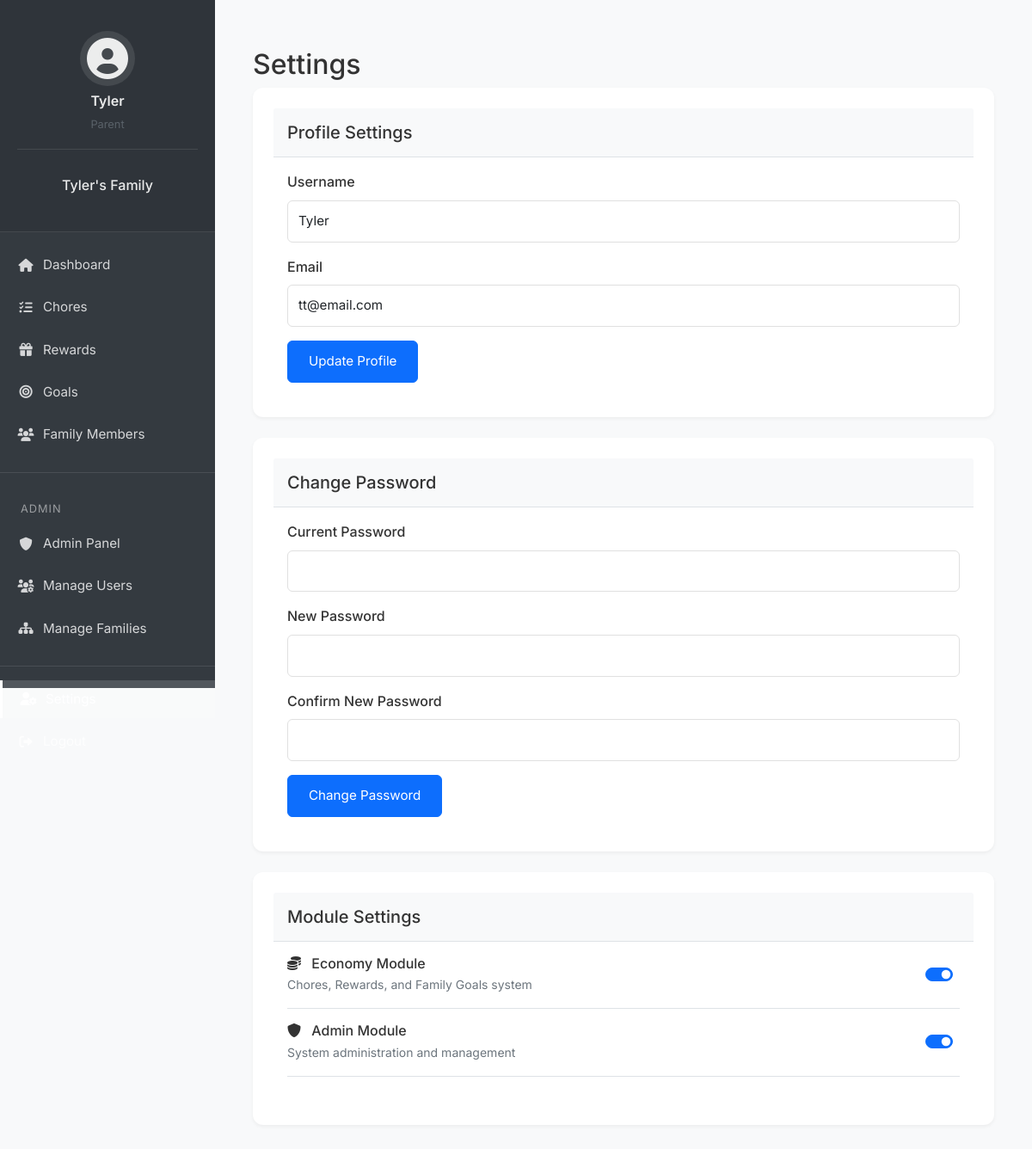
The page /settings/profile (signed in) on the database its author committed.
### flask_app/models/user.py (models this page shows, shortened)
class User(db.Model, UserMixin):
    __tablename__ = 'user'
    id = db.Column(db.Integer, primary_key=True)
    username = db.Column(db.String(64), unique=True, nullable=False)
    email = db.Column(db.String(120), unique=True, nullable=False)
    password_hash = db.Column(db.String(128), nullable=False)
    pin = db.Column(db.String(4))
    created_at = db.Column(db.DateTime, default=datetime.utcnow)
    is_superuser = db.Column(db.Boolean, default=False)
    is_parent = db.Column(db.Boolean, default=False)
    family_id = db.Column(db.Integer, db.ForeignKey('family.id'))
    parent_id = db.Column(db.Integer, db.ForeignKey('user.id'), nullable=True)
    children = db.relationship('User', backref=db.backref('parent', remote_side=[id]))
    coins = db.Column(db.Integer, default=0)
    family_points = db.Column(db.Integer, default=0)
    avatar = db.Column(db.String(50), default='fa-user-circle')
    assigned_chores = db.relationship('Chore',
                                    foreign_keys='Chore.assigned_to_id',
                                    back_populates='assigned_to',
                                    lazy=True)
    created_chores = db.relationship('Chore',
                                   foreign_keys='Chore.created_by_id',
                                   back_populates='created_by',
                                   lazy=True)
    created_goals = db.relationship('Goal', back_populates='created_by', lazy=True)
    created_goal_categories = db.relationship('GoalCategory', back_populates='created_by', lazy=True)

class Family(db.Model):
    __tablename__ = 'family'
    id = db.Column(db.Integer, primary_key=True)
    name = db.Column(db.String(100), nullable=False)
    family_code = db.Column(db.String(6), unique=True, nullable=False)
    created_at = db.Column(db.DateTime, default=datetime.utcnow)
    members = db.relationship('User', backref='family', lazy=True)
    chores = db.relationship('Chore', backref='family', lazy=True)
    module_settings = db.relationship('ModuleSettings', back_populates='family', lazy=True)
    goals = db.relationship('Goal', back_populates='family', lazy=True)
    goal_categories = db.relationship('GoalCategory', back_populates='family', lazy=True)

### flask_app/controllers/settings.py (the view, shortened to what this page needs)
@settings_bp.route('/profile', methods=['GET', 'POST'])
@login_required
def profile():
    profile_form = UpdateProfileForm()
    password_form = ChangePasswordForm()
    try:
        default_modules = {
            'economy': {
                'name': 'Economy Module',
                'description': 'Chores, Rewards, and Family Goals system',
                'icon': 'fa-coins'
            }
        }
        if current_user.is_superuser:
            default_modules['admin'] = {
                'name': 'Admin Module',
                'description': 'System administration and management',
                'icon': 'fa-shield-alt'
            }
        module_settings = {}
        if current_user.family:
            settings = ModuleSettings.query.filter_by(family_id=current_user.family_id).all()
            module_settings = {
                setting.module_name: setting.is_enabled
                for setting in settings
            }
        modules = {
            name: {
                **info,
                'is_enabled': module_settings.get(name, True)
            }
            for name, info in default_modules.items()
        }
    except Exception as e:
        logger.error("Unexpected error in profile settings",
                    exc_info=True,
                    extra={"user_id": current_user.id})
        flash('An unexpected error occurred.', 'danger')
    if request.method == 'GET':
        profile_form.username.data = current_user.username
        profile_form.email.data = current_user.email
    return render_template('settings/profile.html',
                         profile_form=profile_form,
                         password_form=password_form,
                         modules=modules)

### flask_app/templates/settings/profile.html (shortened to what this page needs)
{% extends "base.html" %}
{% block authenticated_content %}
<div class="container py-4">
    <h2>Settings</h2>
    <div class="card mb-4">
        <div class="card-header">
            <h5 class="mb-0">Profile Settings</h5>
        </div>
        <div class="card-body">
            <form method="POST" action="">
                <div class="mb-3">
                    {{ profile_form.username.label(class="form-label") }}
                    {{ profile_form.username(class="form-control") }}
                </div>
                <div class="mb-3">
                    {{ profile_form.email.label(class="form-label") }}
                    {{ profile_form.email(class="form-control") }}
                </div>
                {{ profile_form.submit_profile(class="btn btn-primary") }}
            </form>
        </div>
    </div>
    <div class="card mb-4">
        <div class="card-header">
            <h5 class="mb-0">Change Password</h5>
        </div>
        <div class="card-body">
            <form method="POST" action="">
                <div class="mb-3">
                    {{ password_form.current_password.label(class="form-label") }}
                    {{ password_form.current_password(class="form-control") }}
                </div>
                <div class="mb-3">
                    {{ password_form.new_password.label(class="form-label") }}
                    {{ password_form.new_password(class="form-control") }}
                </div>
                <div class="mb-3">
                    {{ password_form.confirm_password.label(class="form-label") }}
                    {{ password_form.confirm_password(class="form-control") }}
                </div>
                {{ password_form.submit_password(class="btn btn-primary") }}
            </form>
        </div>
    </div>
    {% if current_user.is_parent %}
    <div class="card">
        <div class="card-header">
            <h5 class="mb-0">Module Settings</h5>
        </div>
        <div class="card-body">
            {% for module_id, module in modules.items() %}
            <div class="d-flex align-items-center justify-content-between mb-3 pb-3 border-bottom">
                <div>
                    <h6 class="mb-1">
                        <i class="fas {{ module.icon }} me-2"></i>
                        {{ module.name }}
                    </h6>
                    <p class="text-muted small mb-0">{{ module.description }}</p>
                </div>
                <div class="form-check form-switch">
                    <input class="form-check-input module-toggle"
                           type="checkbox"
                           id="module_{{ module_id }}"
                           data-module="{{ module_id }}"
                           {% if module.is_enabled %}checked{% endif %}>
                </div>
            </div>
            {% endfor %}
        </div>
    </div>
    {% endif %}
</div>
{% endblock %}

### flask_app/templates/partials/_sidebar.html (shortened to what this page needs)
<nav class="sidebar">
    <div class="sidebar-header">
        <div class="user-profile text-center mb-4">
            {% if current_user.avatar.startswith('fa-') %}
                <i class="fas {{ current_user.avatar }} fa-3x mb-2"></i>
            {% else %}
                <img src="{{ url_for('static', filename='img/avatars/' + current_user.avatar) }}"
                     alt="{{ current_user.username }}'s avatar"
                     class="avatar-img mb-2">
            {% endif %}
            <div class="user-info">
                <h6 class="mb-1">{{ current_user.username }}</h6>
                <small class="text-muted">
                    {% if current_user.is_parent %}
                        Parent
                    {% else %}
                        Child
                        <div class="coins-display mt-1">
                            <i class="fas fa-coins fa-xs"></i>
                            <span class="coins-text">{{ current_user.coins }}</span>
                        </div>
                    {% endif %}
                </small>
            </div>
        </div>
        {% if current_user.family %}
        <div class="family-info text-center mb-3">
            <h5>{{ current_user.family.name }}</h5>
        </div>
        {% endif %}
    </div>
    <ul class="nav flex-column">
        <li class="nav-item">
            <a class="nav-link {% if request.endpoint == 'main.dashboard' %}active{% endif %}"
               href="{{ url_for('main.dashboard') }}">
                <i class="fas fa-home"></i>
                <span>Dashboard</span>
            </a>
        </li>
        {% if current_user.family and module_settings.get('economy', True) %}
            <li class="nav-item" data-module="economy">
                <a class="nav-link {% if request.endpoint.startswith('chores.') %}active{% endif %}"
                   href="{{ url_for('chores.list_chores') }}">
                    <i class="fas fa-tasks"></i>
                    <span>Chores</span>
                </a>
            </li>
            <li class="nav-item" data-module="economy">
                <a class="nav-link {% if request.endpoint.startswith('rewards.') %}active{% endif %}"
                   href="{{ url_for('rewards.list_rewards') }}">
                    <i class="fas fa-gift"></i>
                    <span>Rewards</span>
                </a>
            </li>
            <li class="nav-item" data-module="economy">
                <a class="nav-link {% if request.endpoint.startswith('goals.') %}active{% endif %}"
                   href="{{ url_for('goals.list_goals') }}">
                    <i class="fas fa-bullseye"></i>
                    <span>Goals</span>
                </a>
            </li>
        {% endif %}
        {% if current_user.is_parent %}
            <li class="nav-item">
                <a class="nav-link {% if request.endpoint.startswith('family.') %}active{% endif %}"
                   href="{{ url_for('family.members') }}">
                    <i class="fas fa-users"></i>
                    <span>Family Members</span>
                </a>
            </li>
        {% endif %}
        {% if current_user.is_superuser and module_settings.get('admin', True) %}
            <li class="nav-divider" data-module="admin"></li>
            <li class="menu-label" data-module="admin">Admin</li>
            <li class="nav-item" data-module="admin">
                <a class="nav-link {% if request.endpoint.startswith('admin.') %}active{% endif %}"
                   href="{{ url_for('admin.index') }}">
                    <i class="fas fa-shield-alt"></i>
                    <span>Admin Panel</span>
                </a>
            </li>
            <li class="nav-item" data-module="admin">
                <a class="nav-link {% if request.endpoint == 'admin.users' %}active{% endif %}"
                   href="{{ url_for('admin.users') }}">
                    <i class="fas fa-users-cog"></i>
                    <span>Manage Users</span>
                </a>
            </li>
            <li class="nav-item" data-module="admin">
                <a class="nav-link {% if request.endpoint == 'admin.families' %}active{% endif %}"
                   href="{{ url_for('admin.families') }}">
                    <i class="fas fa-sitemap"></i>
                    <span>Manage Families</span>
                </a>
            </li>
        {% endif %}
        <li class="nav-divider"></li>
        <li class="nav-item">
            {% if current_user.is_parent %}
                <a class="nav-link {% if request.endpoint == 'settings.profile' %}active{% endif %}"
                   href="{{ url_for('settings.profile') }}">
                    <i class="fas fa-user-cog"></i>
                    <span>Settings</span>
                </a>
            {% else %}
                <a class="nav-link {% if request.endpoint == 'settings.child_profile' %}active{% endif %}"
                   href="{{ url_for('settings.child_profile') }}">
                    <i class="fas fa-user-cog"></i>
                    <span>My Profile</span>
                </a>
            {% endif %}
        </li>
        <li class="nav-item">
            <a class="nav-link" href="{{ url_for('auth.logout') }}">
                <i class="fas fa-sign-out-alt"></i>
                <span>Logout</span>
            </a>
        </li>
    </ul>
</nav>

### rows shown on the page
User: username "Tyler", email "tt@email.com", is_parent True (drawn)
Family: family.name "Tyler's Family"

### other values the page prints
{{ profile_form.username.label(class="form-label") }} "Username"
{{ profile_form.email.label(class="form-label") }} "Email"
{{ password_form.current_password.label(class="form-label") }} "Current Password"
{{ password_form.new_password.label(class="form-label") }} "New Password"
{{ password_form.confirm_password.label(class="form-label") }} "Confirm New Password"
{{ module.name }} "Economy Module" "Admin Module"
{{ module.description }} "Chores, Rewards, and Family Goals system" "System administration and management"
